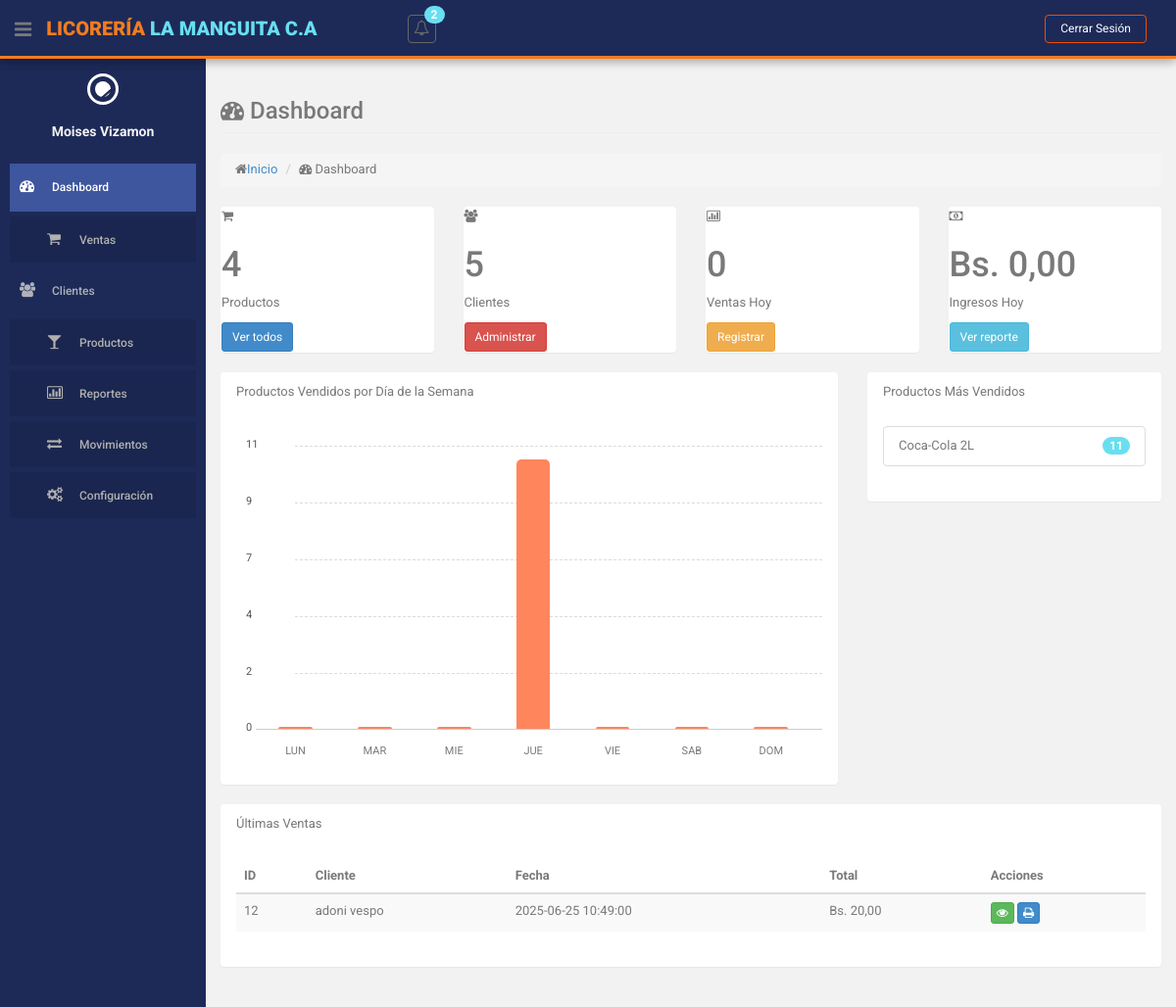
Page /index.php?action=dashboard (signed in) on the committed database.
### tables this page shows
CREATE TABLE `producto` (
  `id` int(10) NOT NULL,
  `descripcion` varchar(255) NOT NULL,
  `cantidad` int(255) NOT NULL,
  `precio` decimal(10,2) NOT NULL,
  `id_categoria` int(11) NOT NULL,
  `id_estatus` int(11) NOT NULL
);

CREATE TABLE `ventas` (
  `id` int(255) NOT NULL,
  `cedula_cliente` varchar(15) NOT NULL,
  `id_usuario` int(11) NOT NULL,
  `fecha` datetime NOT NULL,
  `monto_total` decimal(10,2) NOT NULL,
  `forma_pago` enum('EFECTIVO','TARJETA','PAGO_MOVIL') NOT NULL DEFAULT 'EFECTIVO',
  `referencia_pago` varchar(6) DEFAULT NULL COMMENT 'Número de referencia para tarjeta o pago móvil',
  `id_venta_original` int(11) DEFAULT NULL,
  `id_estatus` int(11) NOT NULL DEFAULT 1
);

### views/dashboard.php (the view, shortened to what the rows shown need)
<?php
include 'views/layouts/header.php';
?>
<section id="main-content">
    <section class="wrapper">
        <div class="row state-overview">
            <div class="col-lg-3 col-sm-6">
                <section class="panel">
                    <div class="value">
                        <h1><?php echo $data['totalProductos']; ?></h1>
                    </div>
                </section>
            </div>
            <div class="col-lg-3 col-sm-6">
                <section class="panel">
                    <div class="value">
                        <h1><?php echo $data['totalClientes']; ?></h1>
                    </div>
                </section>
            </div>
            <div class="col-lg-3 col-sm-6">
                <section class="panel">
                    <div class="value">
                        <h1><?php echo $data['ventasHoy']; ?></h1>
                    </div>
                </section>
            </div>
            <div class="col-lg-3 col-sm-6">
                <section class="panel">
                    <div class="value">
                        <h1>Bs. <?php echo number_format($data['ingresosHoy'], 2, ',', '.'); ?></h1>
                    </div>
                </section>
            </div>
        </div>
        <div class="row">
            <div class="col-lg-4">
                <section class="panel">
                    <div class="panel-body">
                        <ul class="list-group">
                            <?php foreach ($data['topProductos'] as $producto): ?>
                                <li class="list-group-item">
                                    <span class="badge bg-theme"><?php echo $producto['total_vendido']; ?></span>
                                    <?php echo $producto['producto']; ?>
                                </li>
                            <?php endforeach; ?>
                        </ul>
                    </div>
                </section>
            </div>
        </div>
        <div class="row">
            <div class="col-lg-12">
                <section class="panel">
                    <div class="panel-body">
                        <table class="table table-striped table-advance table-hover">
                            <thead>
                                <tr>
                                    <th>ID</th>
                                    <th>Cliente</th>
                                    <th>Fecha</th>
                                    <th>Total</th>
                                    <th>Acciones</th>
                                </tr>
                            </thead>
                            <tbody>
                                <?php foreach ($data['ultimasVentas'] as $venta): ?>
                                    <tr>
                                        <td><?php echo $venta['id'] ?? 'N/A'; ?></td>
                                        <td><?php echo $venta['cliente'] ?? 'N/A'; ?></td>
                                        <td><?php echo $venta['fecha'] ?? 'N/A'; ?></td>
                                        <td>Bs. <?php echo isset($venta['monto_total']) ? number_format($venta['monto_total'], 2, ',', '.') : '0,00'; ?></td>
                                        <td>
                                            <a href="<?php echo BASE_URL; ?>index.php?action=ventas&method=mostrar&id=<?php echo $venta['id']; ?>" class="btn btn-success btn-xs"><i class="fa fa-eye"></i></a>
                                            <a href="<?php echo BASE_URL; ?>index.php?action=ventas&method=imprimir&id=<?php echo $venta['id']; ?>" class="btn btn-primary btn-xs"><i class="fa fa-print"></i></a>
                                        </td>
                                    </tr>
                                <?php endforeach; ?>
                            </tbody>
                        </table>
                    </div>
                </section>
            </div>
        </div>
    </section>
</section>

### rows in the picture
producto: total_vendido "11", descripcion "Coca-Cola 2L"
ventas: id "12", cliente "adoni vespo", fecha "2025-06-25 10:49:00", monto_total "20,00"

### other values in the picture
$totalNotificaciones "2"
$_SESSION['user_nombre'] "Moises Vizamon"
$data['totalProductos'] "4"
$data['totalClientes'] "5"
$data['ventasHoy'] "0"
$data['ingresosHoy'] "0,00"
$value "11"
$value "9"
$value "7"
$value "4"
$value "2"
$value "0"
$dia "LUN"
$dia "MAR"
$dia "MIE"
